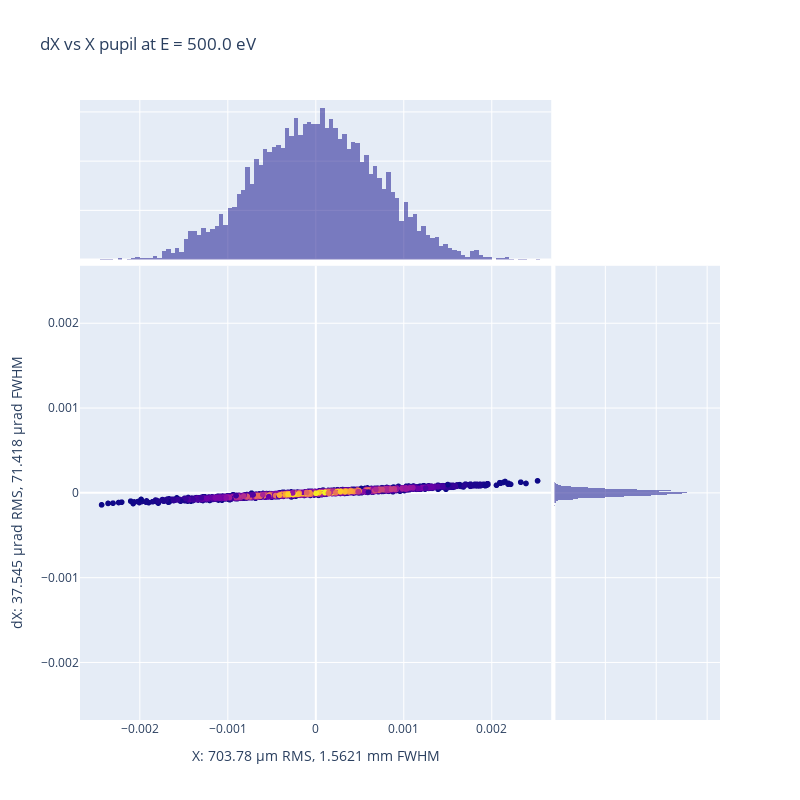

Notebook source saved alongside this figure:
### Code cell
px.plot_spd_plotly(oe.get_diagram(distance_from_oe=0), oe_name=oe.name, x_key="X", y_key="dX", 
                show_map=False, light_plot=False, orthonorm=True, save_in_file="", return_fwhm=False,)

### Figure 1 — Plotly figure (JSON) as saved in the notebook; plotly's stock layout.template omitted (floating-point values rounded to 4 significant figures; data arrays with more than 128 entries replaced by an {"elided": "..."} marker saying what was removed)
{"data": [{"hovertemplate": "X=%{x}<br>dX=%{y}<br>color=%{marker.color}<extra></extra>", "legendgroup": "", "marker": {"color": {"elided": "5000 float values"}, "coloraxis": "coloraxis", "symbol": "circle"}, "mode": "markers", "name": "", "showlegend": false, "type": "scattergl", "x": {"elided": "5000 float values"}, "xaxis": "x", "y": {"elided": "5000 float values"}, "yaxis": "y"}, {"alignmentgroup": "True", "bingroup": "x", "hovertemplate": "X=%{x}<br>count=%{y}<extra></extra>", "legendgroup": "", "marker": {"color": "#0d0887"}, "name": "", "offsetgroup": "", "opacity": 0.5, "showlegend": false, "type": "histogram", "x": {"elided": "5000 float values"}, "xaxis": "x3", "yaxis": "y3"}, {"alignmentgroup": "True", "bingroup": "y", "hovertemplate": "dX=%{y}<br>count=%{x}<extra></extra>", "legendgroup": "", "marker": {"color": "#0d0887"}, "name": "", "offsetgroup": "", "opacity": 0.5, "showlegend": false, "type": "histogram", "xaxis": "x2", "y": {"elided": "5000 float values"}, "yaxis": "y2"}], "layout": {"barmode": "overlay", "coloraxis": {"colorbar": {"title": {"text": "color"}}, "colorscale": [[0, "#0d0887"], [0.1111, "#46039f"], [0.2222, "#7201a8"], [0.3333, "#9c179e"], [0.4444, "#bd3786"], [0.5556, "#d8576b"], [0.6667, "#ed7953"], [0.7778, "#fb9f3a"], [0.8889, "#fdca26"], [1, "#f0f921"]], "showscale": false}, "height": 800, "legend": {"tracegroupgap": 0}, "title": {"text": "dX vs X pupil at E = 500.0 eV"}, "width": 800, "xaxis": {"anchor": "y", "domain": [0, 0.7363], "range": [-0.00268, 0.002676], "title": {"text": "X: 703.78 µm RMS, 1.5621 mm FWHM"}}, "xaxis2": {"anchor": "y2", "domain": [0.7413, 1], "matches": "x2", "showgrid": true, "showline": false, "showticklabels": false, "ticks": ""}, "xaxis3": {"anchor": "y3", "domain": [0, 0.7363], "matches": "x", "showgrid": true, "showticklabels": false}, "xaxis4": {"anchor": "y4", "domain": [0.7413, 1], "matches": "x2", "showgrid": true, "showline": false, "showticklabels": false, "ticks": ""}, "yaxis": {"anchor": "x", "domain": [0, 0.7326], "range": [-0.002678, 0.002678], "title": {"text": "dX: 37.545 µrad RMS, 71.418 µrad FWHM"}}, "yaxis2": {"anchor": "x2", "domain": [0, 0.7326], "matches": "y", "showgrid": true, "showticklabels": false}, "yaxis3": {"anchor": "x3", "domain": [0.7426, 1], "matches": "y3", "showgrid": true, "showline": false, "showticklabels": false, "ticks": ""}, "yaxis4": {"anchor": "x4", "domain": [0.7426, 1], "matches": "y3", "showgrid": true, "showline": false, "showticklabels": false, "ticks": ""}}}
